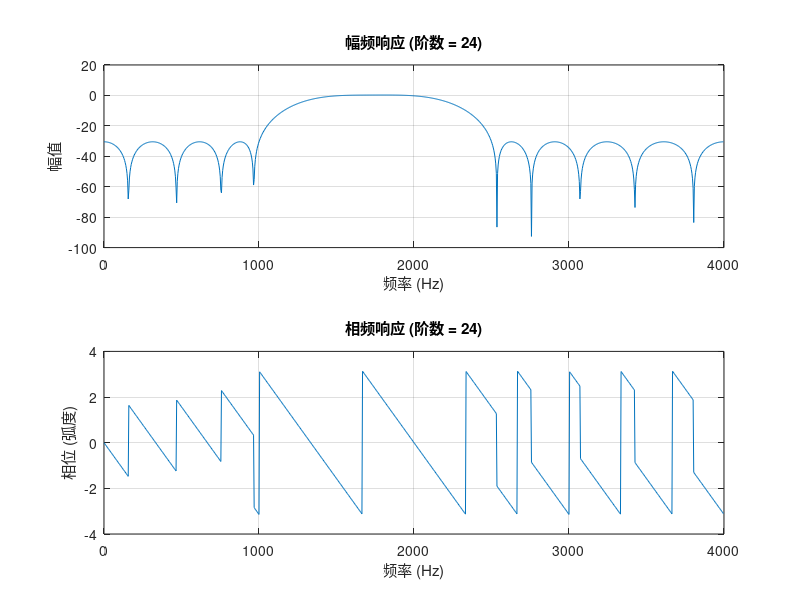

This chart was generated by the following MATLAB code:
% 设置滤波器规格
Fs = 8000; % 采样频率
Fpass = [1500 2000]; % 通带频率
Fstop = [1000 2500]; % 阻带频率
Rp = 1; % 通带纹波 (dB)
Rs = 30; % 阻带衰减 (dB)

% 归一化频率
Wp = Fpass / (Fs / 2);
Ws = Fstop / (Fs / 2);

% 初始化滤波器阶数
N = 22; % 从22开始，可以根据需求调整

% 设计滤波器
while true
    b = firpm(N, [0 Ws(1) Wp(1) Wp(2) Ws(2) 1], [0 0 1 1 0 0]);
    [H, f] = freqz(b, 1, 1024, Fs);
    mag_response = abs(H);
    % 检查通带和阻带要求
    passband_max = max(mag_response(f >= Fpass(1) & f <= Fpass(2)));
    passband_min = min(mag_response(f >= Fpass(1) & f <= Fpass(2)));
    stopband_max1 = max(mag_response(f >= 0 & f <= Fstop(1)));
    stopband_max2 = max(mag_response(f >= Fstop(2) & f <= Fs/2));
    if (passband_max <= 10^(Rp/20) && passband_min >= 10^(-Rp/20) && stopband_max1 <= 10^(-Rs/20) && stopband_max2 <= 10^(-Rs/20))
        break;
    else
        N = N + 2; % 增加滤波器阶数
    end
end

% 绘制幅频响应
subplot(2, 1, 1);
plot(f, 20*log10(abs(H)));
title(['幅频响应 (阶数 = ' num2str(N) ')']);
xlabel('频率 (Hz)');
ylabel('幅值');
grid on;

% 绘制相频响应
subplot(2, 1, 2);
plot(f, angle(H));
title(['相频响应 (阶数 = ' num2str(N) ')']);
xlabel('频率 (Hz)');
ylabel('相位 (弧度)');
grid on;
